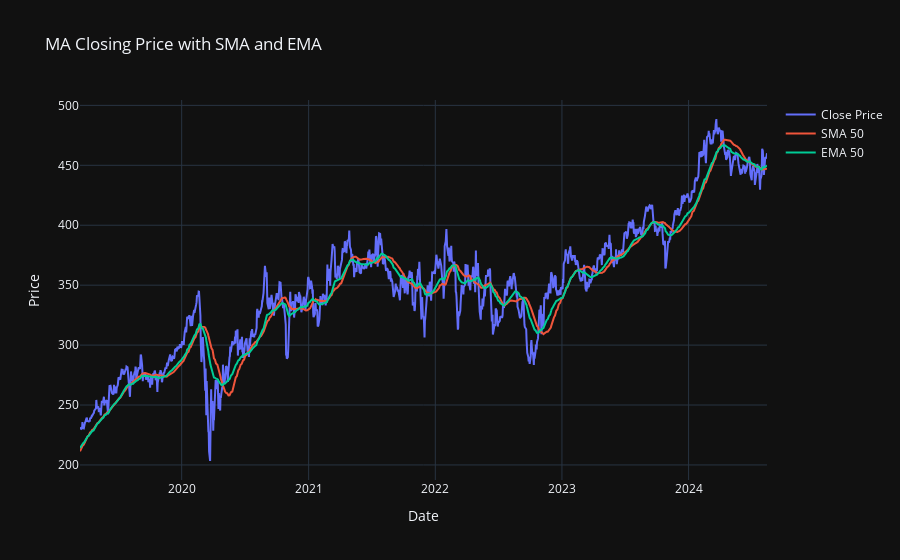

The notebook cell saved with this chart:
### Markdown cell above
#### Now let's look at the SMA and EMA (Simple Moving Average and Exponential Moving Average, respectively) for MA to see what trends exist in this time period.

### Code cell
fig = go.Figure()

# We will again use Close Price here as a starting figure for our SMA and EMA
fig.add_trace(go.Scatter(x = ma_data.index, y = ma_data['Close_core'], mode = 'lines', name = 'Close Price'))

# Plot our SMA
if 'SMA_core' in ma_data.columns:
    fig.add_trace(go.Scatter(x = ma_data.index, y = ma_data['SMA_core'], mode = 'lines', name = 'SMA 50'))

# Plot our EMA
if 'EMA_core' in ma_data.columns:
    fig.add_trace(go.Scatter(x = ma_data.index, y = ma_data['EMA_core'], mode = 'lines', name = 'EMA 50'))

fig.update_layout(title = 'MA Closing Price with SMA and EMA', xaxis_title = 'Date', yaxis_title = 'Price', template = 'plotly_dark')
fig.show()

### Figure 1 — Plotly figure (JSON) as saved in the notebook; plotly's stock layout.template omitted (floating-point values rounded to 4 significant figures; data arrays with more than 128 entries replaced by an {"elided": "..."} marker saying what was removed)
{"data": [{"mode": "lines", "name": "Close Price", "type": "scatter", "x": {"elided": "1365 str values"}, "y": {"elided": "1365 float values"}}, {"mode": "lines", "name": "SMA 50", "type": "scatter", "x": {"elided": "1365 str values"}, "y": {"elided": "1365 float values"}}, {"mode": "lines", "name": "EMA 50", "type": "scatter", "x": {"elided": "1365 str values"}, "y": {"elided": "1365 float values"}}], "layout": {"title": {"text": "MA Closing Price with SMA and EMA"}, "xaxis": {"title": {"text": "Date"}}, "yaxis": {"title": {"text": "Price"}}}}
